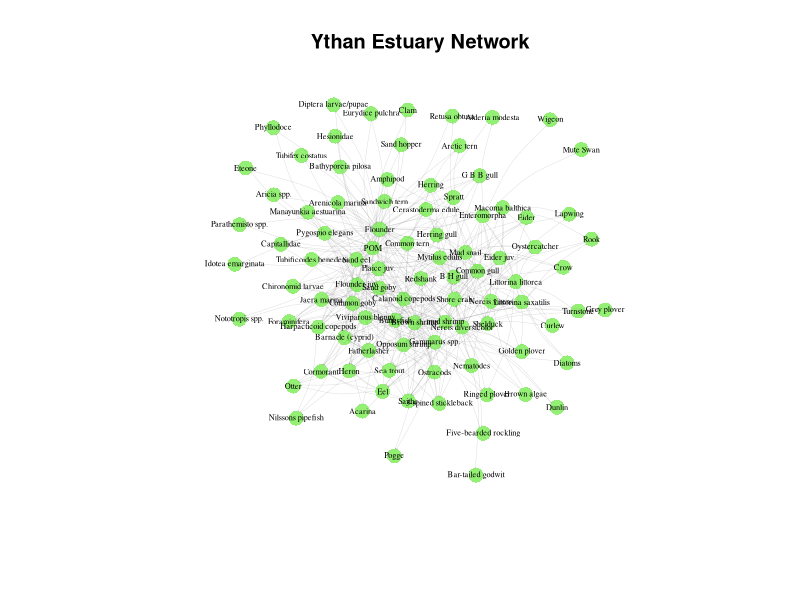
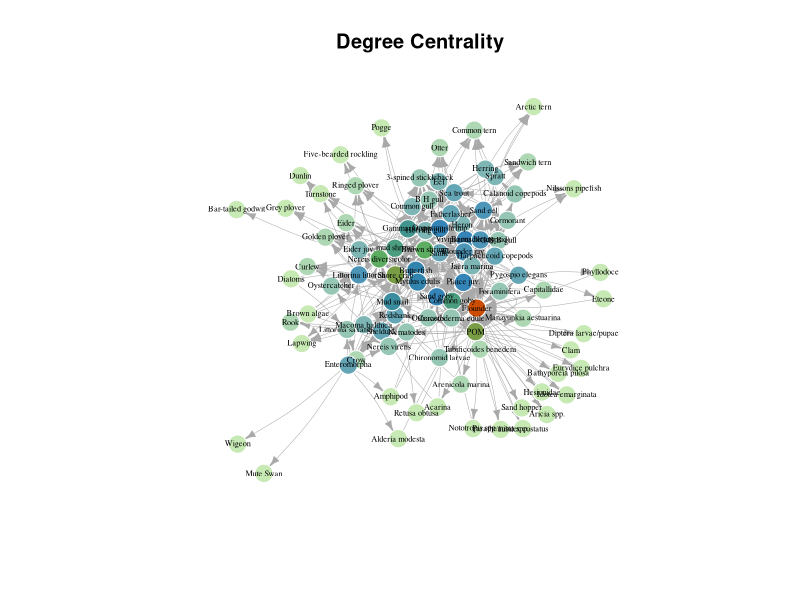
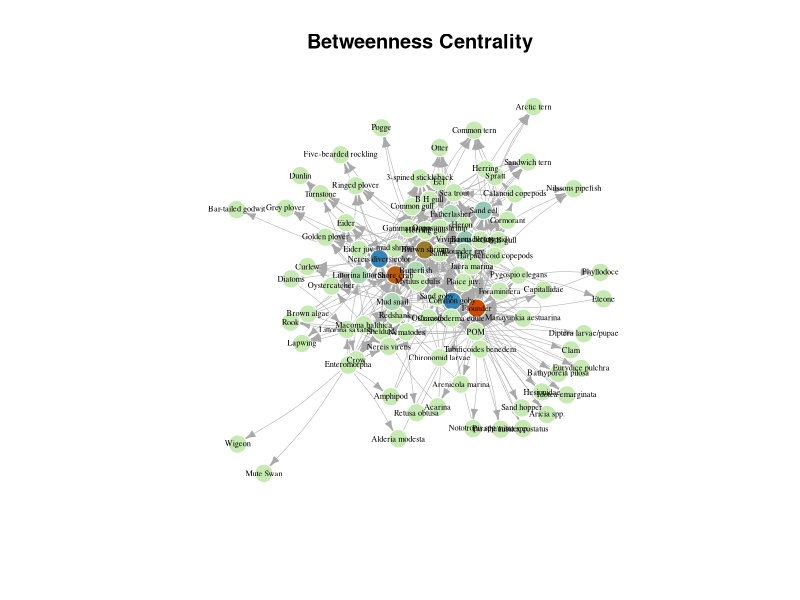
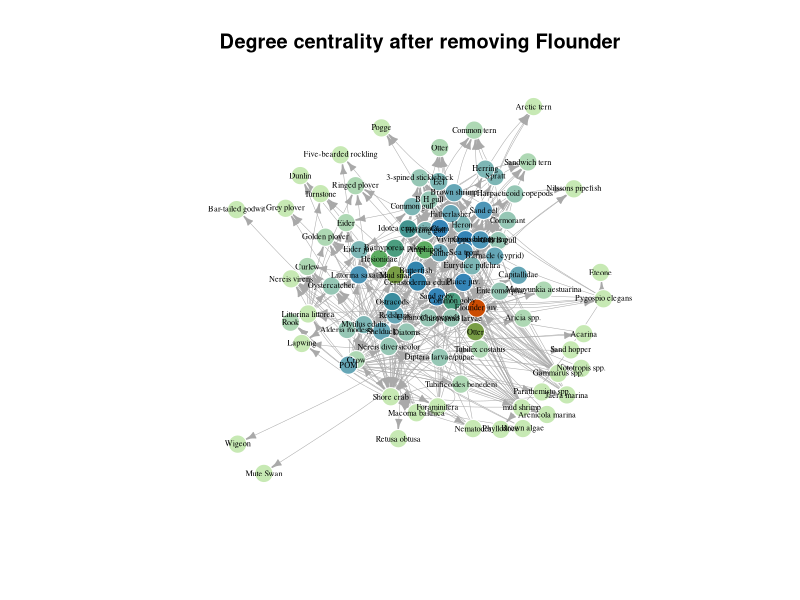
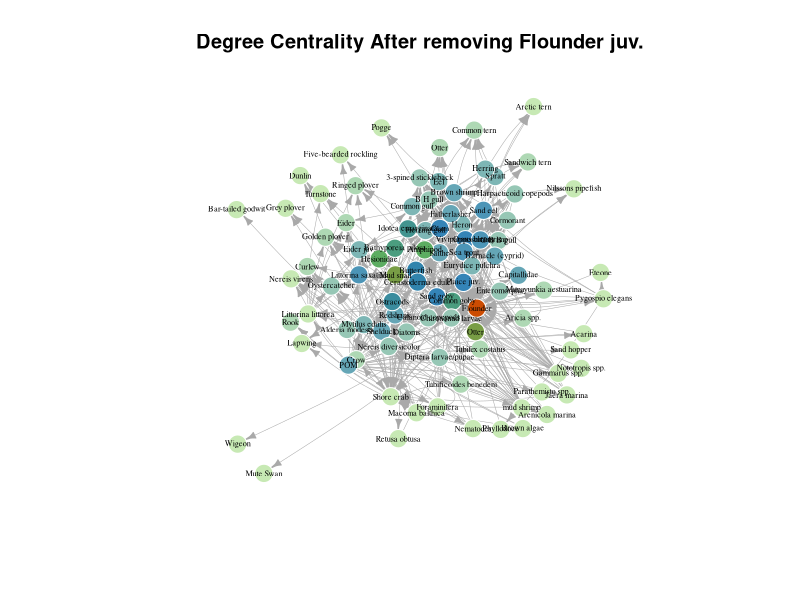
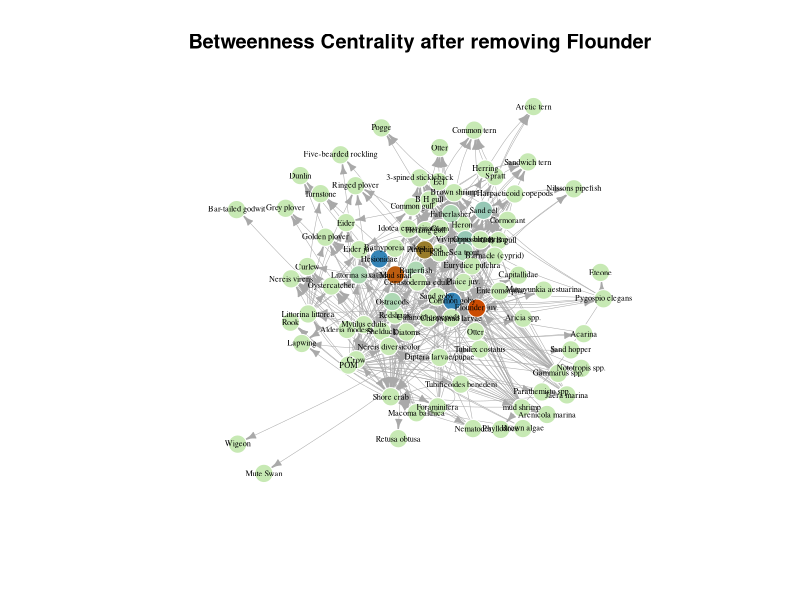
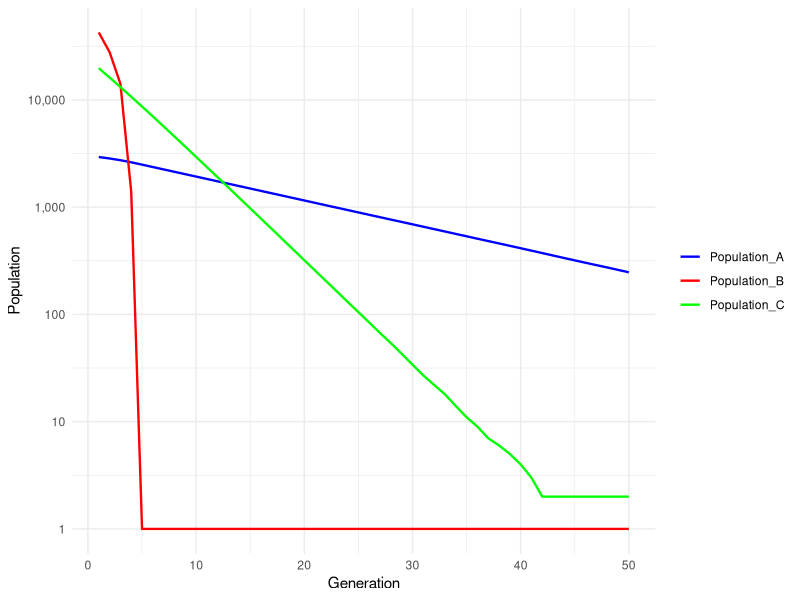
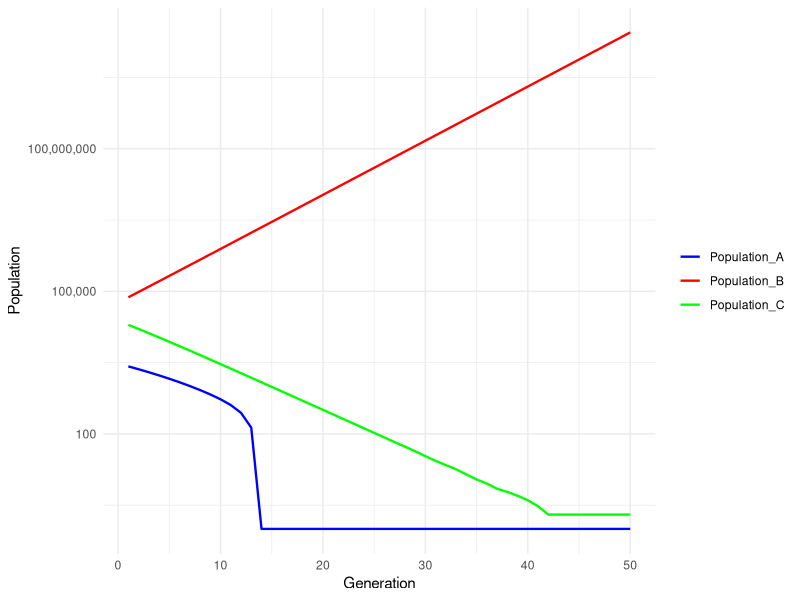

Source code (R) for these figures, in order:
## ---- chunk 1
knitr::opts_chunk$set(echo = TRUE)
## ---- chunk 2
library(igraph)
library(readxl)
library(dplyr)
library(ggplot2)
library(kableExtra)
## ---- chunk 3
data1 <- read_excel("Ythan92.xlsx")
## ---- chunk 4
dd1 <- as.data.frame(data1)
rownames(dd1) <- dd1[, 1]
mass <- dd1[, 2]   
number <- dd1[, 3]
dd1 <- dd1[, -c(1, 2, 3)]
gg1 <- graph_from_adjacency_matrix(as.matrix(dd1), mode = "directed")
V(gg1)$mass <- mass
V(gg1)$number <- number
vertex_attr_names(gg1)
## ---- chunk 5
vcount(gg1) #no.of vertices
ecount(gg1) #no.of edges
## ---- chunk 6
# The diameter function gives the longest shortest path in the network.
diameter(gg1, directed = TRUE, unconnected = TRUE, weights=NA)
diameter(gg1, directed = FALSE, unconnected = TRUE, weights=NA)

## ---- chunk 7
# This function gives the pair of nodes with longest shortest path between them in the network
far1_und <- farthest_vertices(gg1,directed = FALSE, weights=NA)
far1_und
# This function gives the pair of nodes with longest shortest path between them in the network
far1_dir <- farthest_vertices(gg1,directed = TRUE, weights=NA)
far1_dir
## ---- chunk 8
from_node <- far1_und$vertices[1]
to_node <-far1_und$vertices[2]

short.path1<-shortest_paths(gg1, from = from_node, to = to_node, weights = NA, mode="all", output = "both")
short.path1$vpath

from_node <- far1_dir$vertices[1]
to_node <-far1_dir$vertices[2]

short.path12<-shortest_paths(gg1, from = from_node, to = to_node, weights = NA, mode="all", output = "both")
short.path12$vpath

## ---- chunk 9
cat("clustering coefficient :", transitivity(gg1, type="localaverage"))
## ---- chunk 10
cat("average path length :", mean_distance(gg1))
## ---- chunk 11
dgCmat1<- as_adjacency_matrix(gg1)
gg_mat1 <- as.matrix(dgCmat1)
gg_mat1 %>%
  kbl(caption = "Ythan_Estuary Food Web Matrix") %>%
  kable_styling(full_width = F)%>%
  scroll_box(width = "850px", height = "300px")
## ---- chunk 12
number_of_species1 <-ncol(gg_mat1)
results1 <- data.frame(Measure="Number of Species",
                  Value=number_of_species1,
                  stringsAsFactors=FALSE)
results1
## ---- chunk 13
gg_layout <- layout_with_lgl(gg1)
# plot the graph
plot(gg1, 
layout=gg_layout,
vertex.color= rgb(0.3,0.9,0.1, 0.6),
vertex.size= 8, 
vertex.frame.color=NA, 
vertex.label.color="black", 
vertex.label.cex=0.5, 
vertex.label.dist=0, 
edge.curved=0.2,
edge.width=0.4,
edge.arrow.size=0.01,
edge.color= rgb(0.5,0.5,0.5, 0.3),
main="Ythan Estuary Network")

## ---- chunk 14
row_count1<- rowSums(gg_mat1)
row_count_df1 <-as.data.frame(row_count1)
colnames(row_count_df1) <- "predators"
row_count_df1$Species<-rownames(row_count_df1)
rownames(row_count_df1)<-NULL
row_count_df1<-row_count_df1[,c("Species","predators")]
row_count_df1 %>%
  arrange(-`predators`)%>% 
  kbl(caption = "Number of predators for each species") %>%
  kable_styling(full_width = F)%>%
  scroll_box( height = "400px")
## ---- chunk 15
col_count1<-colSums(gg_mat1)
col_count_df1 <-as.data.frame(col_count1)
colnames(col_count_df1)<- c("prey")
col_count_df1$Species<-rownames(col_count_df1)
rownames(col_count_df1)<-NULL
col_count_df1<-col_count_df1[,c("Species","prey")]
col_count_df1  %>%
  arrange(-`prey`)%>%
  kbl(caption = "Number of prey species eaten by each species") %>%
  kable_styling(full_width = F)%>%
  scroll_box( height = "400px")
## ---- chunk 16
basal1 <- c()
b_count1<-0
for(i in 1:length(col_count1)){
  if(col_count1[i] == 0 ){
    b_count1 = b_count1 + 1
    basal1<-c(basal1,names(col_count1)[i])
  }
}
basal_df1 <- as.data.frame(basal1)
colnames(basal_df1)<-"Basal species"
kbl(basal_df1) %>%
  kable_styling(full_width = F)%>%
  scroll_box( height = "300px")
## ---- chunk 17
top1 <- c()
t_count1<-0
for(i in 1:length(row_count1)){
  if(row_count1[i] == 0 ){
    t_count1 = t_count1 + 1
    top1<-c(top1,names(row_count1)[i])
  }
}
top_df1 <- as.data.frame(top1)
colnames(top_df1)<-"Top species"
kbl(top_df1) %>%
  kable_styling(full_width = F)%>%
  scroll_box( height = "300px")
## ---- chunk 18
i_count1 <- number_of_species1 - (t_count1 + b_count1)
species<-rownames(gg_mat1)
intermediate1<-species[! (species %in% basal1 | species %in% top1) ]
intermediate_df1 <- as.data.frame(intermediate1)
colnames(intermediate_df1)<-"Intermediate species"
kbl(intermediate_df1) %>%
  kable_styling(full_width = F)%>%
  scroll_box( height = "300px")
## ---- chunk 19
prey_ratio1 <- round((b_count1 + i_count1)/(i_count1 +t_count1),1)
results1<-rbind(results1, c("Ratio of Prey to Predators ", prey_ratio1))
print(results1)
## ---- chunk 20
num_predations1 <- sum(gg_mat1)
results1<-rbind(results1, c("Number of Predations ", num_predations1))
## ---- chunk 21
all_possible_links1 = number_of_species1 *  (number_of_species1-1)
connectance1<- round(num_predations1/all_possible_links1,2)
results1<-rbind(results1, c("Connectance", connectance1))

## ---- chunk 22
c_count1<-0
for(i in 1:number_of_species1){
  if(gg_mat1[i,i]!=0){
    c_count1=c_count1+1
  }
}
results1<-rbind(results1, c("Number of Cannibals", c_count1))

## ---- chunk 23
freq_of_one1 <- table(col_count1)[["1"]]
results1<-rbind(results1, c("Number of predators with single prey species", freq_of_one1))
print(results1)
## ---- chunk 24
in_deg1<-degree(gg1, mode="in")
cat(paste0("Highest in-degree="), max(in_deg1),"\n")
which(in_deg1==max(in_deg1))

## ---- chunk 25
out_deg1<-degree(gg1, mode="out")
cat(paste0("Highest out-degree="), max(out_deg1),"\n")
which(out_deg1==max(out_deg1))
## ---- chunk 26
deg_cent1<-degree(gg1)
cat(paste0("Degree centrality="), max(deg_cent1),"\n")
which(deg_cent1==max(deg_cent1))
## ---- chunk 27
bet_cent1 <- betweenness(gg1, weights = NA)
cat(paste0("Betweenness centrality="),max(bet_cent1),"\n")
which.max(bet_cent1)
## ---- chunk 28
close_cent1<- closeness (gg1, mode="out", normalized = T)
cat(paste0("Closeness centrality"),"\n")
which.max(close_cent1)
## ---- chunk 29
GnBlRe4<-c("#C7E9B4", "#2C7FB8", "#62b357","#CC4C02")
ylGnBl5<-c("#FFFFCC","#C7E9B4","#7FCDBB","#40B6C4","#2C7FB8" ,"#253494")
GnBlRe<-colorRampPalette(GnBlRe4)
fine = 20
lyt <- layout_with_fr(gg1)
## ---- chunk 30
graphCol1 = GnBlRe(fine)[as.numeric(cut(deg_cent1,breaks = fine))]
plot(gg1, vertex.color = graphCol1, main = "Degree Centrality", vertex.label.cex = 0.5, 
     layout = lyt[, 2:1], vertex.size = 10, edge.arrow.size = 0.5, edge.width = 0.5, edge.curved = 0.1, 
     vertex.frame.color = "white", vertex.label.color = "black")
## ---- chunk 31
graphCol1 = GnBlRe(fine)[as.numeric(cut(bet_cent1,breaks = fine))]
plot(gg1, vertex.color = graphCol1, main = "Betweenness Centrality", vertex.label.cex = 0.5, 
     layout = lyt[, 2:1], vertex.size = 10, edge.curved = 0.1, edge.arrow.size = 0.5, edge.width = 0.5,
     vertex.frame.color = "white", vertex.label.color = "black")


## ---- chunk 32
graphCol1 = GnBlRe(fine)[as.numeric(cut(deg_cent1,breaks = fine))]
gg_flounder1<-delete.vertices(gg1, "Flounder")
gg_flounder1<-plot(gg_flounder1, vertex.color = graphCol1, main = "Degree centrality after removing Flounder",
                   vertex.label.cex = 0.5,  vertex.size = 10,
                   layout = lyt[, 2:1], edge.arrow.size = 0.5, edge.curved = 0.1, edge.width = 0.5,
                   vertex.frame.color = "white", vertex.label.color = "black")  
## ---- chunk 33
graphCol1 = GnBlRe(fine)[as.numeric(cut(deg_cent1,breaks = fine))]
gg_flounder_juv1<-delete.vertices(gg1, "Flounder juv.")
plot(gg_flounder_juv1, vertex.color = graphCol1, main = "Degree Centrality After removing Flounder juv.",
     vertex.label.cex = 0.5, vertex.size = 10,
     layout = lyt[, 2:1], edge.arrow.size = 0.5, edge.curved = 0.1, edge.width = 0.5,
     vertex.frame.color = "white", vertex.label.color = "black")
## ---- chunk 34
graphCol1 = GnBlRe(fine)[as.numeric(cut(bet_cent1,breaks = fine))]
gg_flounder1<-delete.vertices(gg1, "Flounder")
plot(gg_flounder1, vertex.color = graphCol1, main = "Betweenness Centrality after removing Flounder", vertex.label.cex = 0.5, vertex.size = 10,
     layout = lyt[, 2:1], edge.arrow.size = 0.5, edge.curved = 0.1, edge.width = 0.5,
     vertex.frame.color = "white", vertex.label.color = "black")
## ---- chunk 35
# Function to simulate the agent-based model
simulate_agent_based_model <- function(num_generations, 
                                       initial_pop_A, initial_pop_B, initial_pop_C,
                                       birth_rate_A, birth_rate_B, birth_rate_C,
                                       death_rate_A, death_rate_B, death_rate_C,
                                       consumption_AB, consumption_BC, consumption_C,
                                       removal_ratio_A, removal_ratio_B, removal_ratio_C) {
  
  # Create empty data frame to store results
  model_results <- data.frame(Generation = numeric(),
                              Population_A = numeric(),
                              Population_B = numeric(),
                              Population_C = numeric())
  
  # Initialize populations
  population_A <- initial_pop_A
  population_B <- initial_pop_B
  population_C <- initial_pop_C

  total_resources <- population_A + population_B + population_C
  
  # Simulation loop for each generation
  for (generation in 1:num_generations) {
    # Compute resource consumed by each species
    resource_consumed_AB <- consumption_AB * population_B/total_resources
    resource_consumed_BC <- consumption_BC * population_C/total_resources
    resource_consumed_C <- consumption_C * population_C/total_resources
    
    # Update populations based on birth, death rates, and resource consumption
    new_population_A <- population_A + (birth_rate_A * population_A * resource_consumed_AB) - (death_rate_A * population_A)
    new_population_B <- population_B + (birth_rate_B * population_B * resource_consumed_BC) - (death_rate_B * population_B)
    new_population_C <- population_C + (birth_rate_C * population_C * resource_consumed_C) - (death_rate_C * population_C )
    
    # If removal_ratio is specified, remove a percentage of each species' population
    if (!is.null(removal_ratio_A)) {
      removal_count_A <- round(initial_pop_A * removal_ratio_A)
      new_population_A <- max(new_population_A - removal_count_A, 0)
    }
    
    if (!is.null(removal_ratio_B)) {
      removal_count_B <- round(initial_pop_B * removal_ratio_B)
      new_population_B <- max(new_population_B - removal_count_B, 0)
    }
    
    if (!is.null(removal_ratio_C)) {
      removal_count_C <- round(initial_pop_C * removal_ratio_C)
      new_population_C <- max(new_population_C - removal_count_C, 0)
    }
    
    # Update populations for the next generation
    population_A <- max(round(new_population_A), 0)
    population_B <- max(round(new_population_B), 0)
    population_C <- max(round(new_population_C), 0)
    
    # Store the results for this generation
    model_results <- rbind(model_results, c(generation, population_A, population_B, population_C))
  }
  
  colnames(model_results) <- c("Generation", "Population_A", "Population_B", "Population_C")
  return(model_results)
}

# Parameters for the simulation
num_generations <- 50
initial_pop_A <- 100 * t_count1 # Number of top species 
initial_pop_B <- 1000 * i_count1  # Number of intermediate species
initial_pop_C <- 6000 * b_count1 # Number of basal species (prey)
birth_rate_A <- 0.2
birth_rate_B <- 0.4
birth_rate_C <- 0.8
death_rate_A <- 0.05
death_rate_B <- 0.1
death_rate_C <- 0.2
consumption_AB <- 0.2  # Resource consumption rate of predators (B) by top predators (A)
consumption_BC <- 0.3  # Resource consumption rate of prey (C) by intermediate species (B)
consumption_C <- 0.1 #Resource consumption rate of sunlight, plants etc by prey (C)
removal_ratio_A <- 0  # Proportion of top predator's population to remove
removal_ratio_B <- 0.2  # Proportion of predator's population to remove
removal_ratio_C <- 0  # Proportion of prey's population to remove

# Run the simulation
results <- simulate_agent_based_model(num_generations, 
                                      initial_pop_A, initial_pop_B, initial_pop_C,
                                      birth_rate_A, birth_rate_B, birth_rate_C,
                                      death_rate_A, death_rate_B, death_rate_C,
                                      consumption_AB, consumption_BC, consumption_C,
                                      removal_ratio_A, removal_ratio_B, removal_ratio_C)

# Print the results
print(results)
 results$Population_A[results$Population_A <= 0] <- 1  # Set zero or negative values to 1
 results$Population_B[results$Population_B <= 0] <- 1
 results$Population_C[results$Population_C <= 0] <- 1

# Plot the results with improved aesthetics
ggplot(results, aes(x = Generation)) +
  geom_line(aes(y = Population_A, color = "Population_A"), size = 0.8) +
  geom_line(aes(y = Population_B, color = "Population_B"), size = 0.8) +
  geom_line(aes(y = Population_C, color = "Population_C"), size = 0.8) +
  labs(x = "Generation", y = "Population", color = "Species") +
  scale_x_continuous(breaks = seq(0, num_generations, by = 10)) +  # Custom x-axis breaks
  scale_y_log10(labels = scales::comma) +
  #scale_y_continuous(trans = "log10", breaks = c(100, 1000, 10000, 100000)) +
  #scale_y_continuous(breaks = seq(0, 10000)) +  # Custom y-axis breaks
  scale_color_manual(values = c("Population_A" = "blue", "Population_B" = "red", "Population_C" = "green"))+
  theme_minimal() +
  theme(legend.title = element_blank(),  
        legend.position = "right")

## ---- chunk 36
# Function to simulate the agent-based model
simulate_agent_based_model <- function(num_generations, 
                                       initial_pop_A, initial_pop_B, initial_pop_C,
                                       birth_rate_A, birth_rate_B, birth_rate_C,
                                       death_rate_A, death_rate_B, death_rate_C,
                                       consumption_AB, consumption_BC, consumption_C,
                                       removal_ratio_A, removal_ratio_B, removal_ratio_C) {
  
  # Create empty data frame to store results
  model_results <- data.frame(Generation = numeric(),
                              Population_A = numeric(),
                              Population_B = numeric(),
                              Population_C = numeric())
  
  # Initialize populations
  population_A <- initial_pop_A
  population_B <- initial_pop_B
  population_C <- initial_pop_C
  
  total_resources <- population_A + population_B + population_C
  
  # Simulation loop for each generation
  for (generation in 1:num_generations) {
    # Compute resource consumed by each species
    resource_consumed_AB <- consumption_AB * population_B/total_resources
    resource_consumed_BC <- consumption_BC * population_C/total_resources
    resource_consumed_C <- consumption_C * population_C/total_resources
    
    # Update populations based on birth, death rates, and resource consumption
    new_population_A <- population_A + (birth_rate_A * population_A * resource_consumed_AB) - (death_rate_A * population_A)
    new_population_B <- population_B + (birth_rate_B * population_B) - (death_rate_B * population_B * resource_consumed_BC)
    new_population_C <- population_C + (birth_rate_C * population_C * resource_consumed_C) - (death_rate_C * population_C)
    
    # If removal_ratio is specified, remove a percentage of each species' population
    if (!is.null(removal_ratio_A)) {
      removal_count_A <- round(initial_pop_A * removal_ratio_A)
      new_population_A <- max(new_population_A - removal_count_A, 0)
    }
    
    if (!is.null(removal_ratio_B)) {
      removal_count_B <- round(initial_pop_B * removal_ratio_B)
      new_population_B <- max(new_population_B - removal_count_B, 0)
    }
    
    if (!is.null(removal_ratio_C)) {
      removal_count_C <- round(initial_pop_C * removal_ratio_C)
      new_population_C <- max(new_population_C - removal_count_C, 0)
    }
    
    # Update populations for the next generation
    population_A <- max(round(new_population_A), 0)
    population_B <- max(round(new_population_B), 0)
    population_C <- max(round(new_population_C), 0)
    
    # Store the results for this generation
    model_results <- rbind(model_results, c(generation, population_A, population_B, population_C))
  }
  
  colnames(model_results) <- c("Generation", "Population_A", "Population_B", "Population_C")
  return(model_results)
}

# Parameters for the simulation
num_generations <- 50
initial_pop_A <- 100 * t_count1 # Number of top species 
initial_pop_B <- 1000 * i_count1  # Number of intermediate species
initial_pop_C <- 6000 * b_count1 # Number of basal species (prey)
birth_rate_A <- 0.2
birth_rate_B <- 0.3
birth_rate_C <- 0.8
death_rate_A <- 0.05
death_rate_B <- 0.15
death_rate_C <- 0.2
consumption_AB <- 0.2  # Resource consumption rate of predators (B) by top predators (A)
consumption_BC <- 0.15  # Resource consumption rate of prey (C) by intermediate species (B)
consumption_C <- 0.1 #Resource consumption rate of sunlight, plants etc by prey (C)
removal_ratio_A <- 0.1  # Proportion of top predator's population to remove
removal_ratio_B <- 0  # Proportion of predator's population to remove
removal_ratio_C <- 0  # Proportion of prey's population to remove

# Run the simulation
results <- simulate_agent_based_model(num_generations, 
                                      initial_pop_A, initial_pop_B, initial_pop_C,
                                      birth_rate_A, birth_rate_B, birth_rate_C,
                                      death_rate_A, death_rate_B, death_rate_C,
                                      consumption_AB, consumption_BC, consumption_C,
                                      removal_ratio_A, removal_ratio_B, removal_ratio_C)

# Print the results
print(results)
results$Population_A[results$Population_A <= 0] <- 1  # Set zero or negative values to 1
results$Population_B[results$Population_B <= 0] <- 1
results$Population_C[results$Population_C <= 0] <- 1

# Plot the results with improved aesthetics
ggplot(results, aes(x = Generation)) +
  geom_line(aes(y = Population_A, color = "Population_A"), size = 0.8) +
  geom_line(aes(y = Population_B, color = "Population_B"), size = 0.8) +
  geom_line(aes(y = Population_C, color = "Population_C"), size = 0.8) +
  labs(x = "Generation", y = "Population", color = "Species") +
  scale_x_continuous(breaks = seq(0, num_generations, by = 10)) +  # Custom x-axis breaks
  scale_y_log10(labels = scales::comma) +
  scale_color_manual(values = c("Population_A" = "blue", "Population_B" = "red", "Population_C" = "green"))+
  theme_minimal() +
  theme(legend.title = element_blank(),  
        legend.position = "right")
## ---- chunk 37


## ---- chunk 38
# Function to simulate the agent-based model
simulate_agent_based_model <- function(num_generations, 
                                       initial_pop_A, initial_pop_B, initial_pop_C,
                                       birth_rate_A, birth_rate_B, birth_rate_C,
                                       death_rate_A, death_rate_B, death_rate_C,
                                       consumption_AB, consumption_BC, consumption_C,
                                       removal_ratio_A, removal_ratio_B, removal_ratio_C) {
  
  # Create empty data frame to store results
  model_results <- data.frame(Generation = numeric(),
                              Population_A = numeric(),
                              Population_B = numeric(),
                              Population_C = numeric())
  
  # Initialize populations
  population_A <- initial_pop_A
  population_B <- initial_pop_B
  population_C <- initial_pop_C
  
  total_resources <- population_A + population_B + population_C
  
  # Simulation loop for each generation
  for (generation in 1:num_generations) {
    # Compute resource consumed by each species
    resource_consumed_AB <- consumption_AB * population_B/total_resources
    resource_consumed_BC <- consumption_BC * population_C/total_resources
    resource_consumed_C <- consumption_C * population_C/total_resources
    
    # Update populations based on birth, death rates, and resource consumption
    new_population_A <- population_A + (birth_rate_A * population_A * resource_consumed_AB) - (death_rate_A * population_A)
    new_population_B <- population_B + (birth_rate_B * population_B * resource_consumed_BC) - (death_rate_B * population_B)
    new_population_C <- population_C + (birth_rate_C * population_C * resource_consumed_C) - (death_rate_C * population_C)
    
    # If removal_ratio is specified, remove a percentage of each species' population
    if (!is.null(removal_ratio_A)) {
      removal_count_A <- round(initial_pop_A * removal_ratio_A)
      new_population_A <- max(new_population_A - removal_count_A, 0)
    }
    
    if (!is.null(removal_ratio_B)) {
      removal_count_B <- round(initial_pop_B * removal_ratio_B)
      new_population_B <- max(new_population_B - removal_count_B, 0)
    }
    
    if (!is.null(removal_ratio_C)) {
      removal_count_C <- round(initial_pop_C * removal_ratio_C)
      new_population_C <- max(new_population_C - removal_count_C, 0)
    }
    
    # Update populations for the next generation
    population_A <- max(round(new_population_A), 0)
    population_B <- max(round(new_population_B), 0)
    population_C <- max(round(new_population_C), 0)
    
    # Store the results for this generation
    model_results <- rbind(model_results, c(generation, population_A, population_B, population_C))
  }
  
  colnames(model_results) <- c("Generation", "Population_A", "Population_B", "Population_C")
  return(model_results)
}

# Parameters for the simulation
num_generations <- 50
initial_pop_A <- 100 * t_count1 # Number of top species 
initial_pop_B <- 1000 * i_count1  # Number of intermediate species
initial_pop_C <- 6000 * b_count1 # Number of basal species (prey)
birth_rate_A <- 0.1
birth_rate_B <- 0.15
birth_rate_C <- 0.5
death_rate_A <- 0.05
death_rate_B <- 0.1
death_rate_C <- 0.2
consumption_AB <- 0.4  # Resource consumption rate of predators (B) by top predators (A)
consumption_BC <- 0.2  # Resource consumption rate of prey (C) by intermediate species (B)
consumption_C <- 0.1 #Resource consumption rate of sunlight, plants etc by prey (C)
removal_ratio_A <- 0  # Proportion of top predator's population to remove
removal_ratio_B <- 0  # Proportion of predator's population to remove
removal_ratio_C <- 0.5  # Proportion of prey's population to remove

# Run the simulation
results <- simulate_agent_based_model(num_generations, 
                                      initial_pop_A, initial_pop_B, initial_pop_C,
                                      birth_rate_A, birth_rate_B, birth_rate_C,
                                      death_rate_A, death_rate_B, death_rate_C,
                                      consumption_AB, consumption_BC, consumption_C,
                                      removal_ratio_A, removal_ratio_B, removal_ratio_C)

# Print the results
print(results)
results$Population_A[results$Population_A <= 0] <- 1  # Set zero or negative values to 1
results$Population_B[results$Population_B <= 0] <- 1
results$Population_C[results$Population_C <= 0] <- 1

# Plot the results with improved aesthetics
ggplot(results, aes(x = Generation)) +
  geom_line(aes(y = Population_A, color = "Population_A"), size = 0.8) +
  geom_line(aes(y = Population_B, color = "Population_B"), size = 0.8) +
  geom_line(aes(y = Population_C, color = "Population_C"), size = 0.8) +
  labs(x = "Generation", y = "Population", color = "Species") +
  scale_x_continuous(breaks = seq(0, num_generations, by = 10)) +  # Custom x-axis breaks
  scale_y_log10(labels = scales::comma) +
  scale_color_manual(values = c("Population_A" = "blue", "Population_B" = "red", "Population_C" = "green"))+
  theme_minimal() +
  theme(legend.title = element_blank(),  
        legend.position = "right")
## ---- chunk 39

## ---- chunk 40

## ---- chunk 41


## ---- chunk 42
